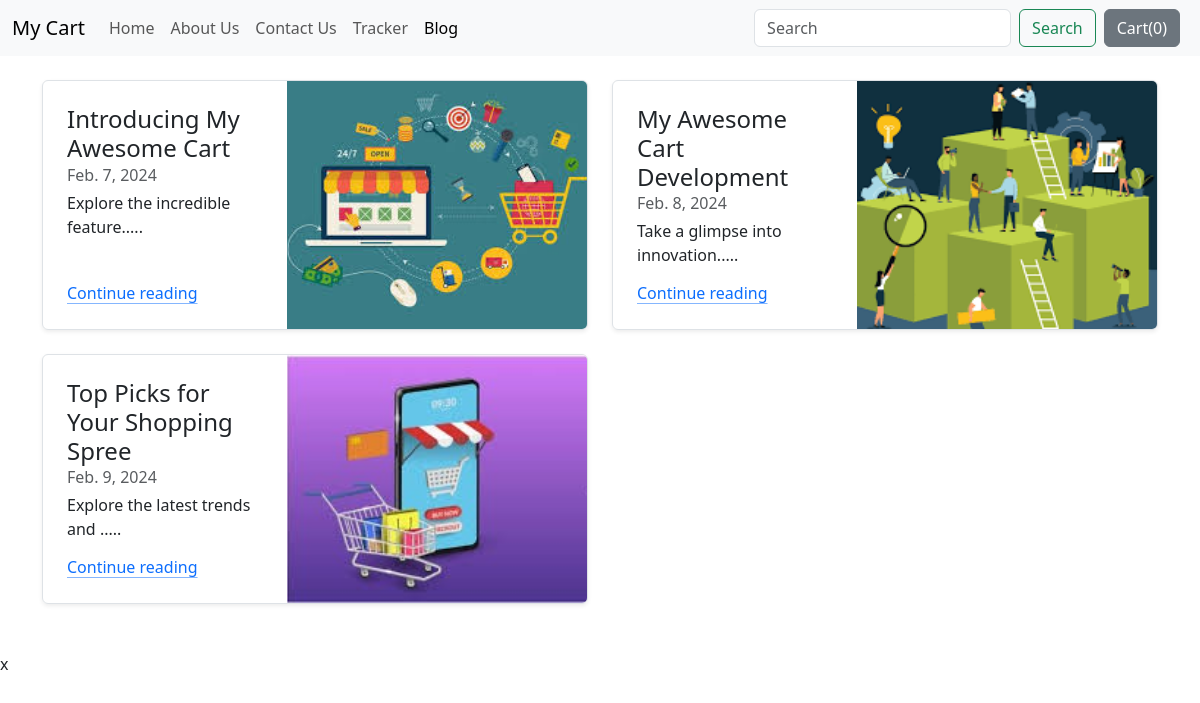
Screenshot of /blog/ with the database file from the repository.
### Blog/models.py (models this page shows, shortened)
class blogposttt(models.Model):
    post_id=models.AutoField(primary_key=True)
    title=models.CharField(max_length=50)
    head1=models.CharField(max_length=50)
    chead1=models.CharField(max_length=500)
    head2=models.CharField(max_length=50)
    chead2=models.CharField(max_length=500)
    head3=models.CharField(max_length=50)
    chead3=models.CharField(max_length=500)
    publish_date=models.DateField()
    thumbnail=models.ImageField(upload_to="Blog/images",default="")

### Blog/views.py (the view)
# urls.py: path('',views.index,name='blog'),
def index(request):
    post=blogposttt.objects.all()
    return render(request,'blog/index.html',{'post':post})

### Blog/Templates/blog/index.html (shortened to what this page needs)
{% extends 'blog/basic.html' %}
{% block body %}
<div class="container my-4">
    <div class="row mb-2">
        {% for i in post %}
        <div class="col-md-6">
          <div style="height: 250px;" class="row g-0 border rounded overflow-hidden flex-md-row mb-4 shadow-sm h-md-250 position-relative">
            <div class="col p-4 d-flex flex-column position-static">
              <h4 class="mb-0">{{i.title}}</h4>
              <div class="mb-1 text-body-secondary">{{i.publish_date}}</div>
              <p class="card-text mb-auto">{{i.chead1|slice:"0:30"}}.....</p>
              <a href="blogpost/{{i.post_id}}" class="icon-link gap-1 icon-link-hover stretched-link">
                Continue reading
                <svg class="bi"><use xlink:href="#chevron-right"></use></svg>
              </a>
            </div>
            <div style="width: 300px;" class="col-auto d-none d-lg-block">
                {% if i.thumbnail %}
                    <img src="/media/{{i.thumbnail}}" style="object-fit: cover; width:100%; height:100%;" alt="{{ i.title }}" class="img-fluid">
                {% endif %}
            </div>
          </div>
        </div>
        {% endfor %}
        </div>
</div>
x
{% endblock %}

### Blog/Templates/blog/basic.html (shortened to what this page needs)
<!doctype html>
<html lang="en">
  <head>
    <link href="https://cdn.jsdelivr.net/npm/bootstrap@5.3.1/dist/css/bootstrap.min.css" rel="stylesheet">
  </head>
  <body>
    <nav class="navbar navbar-expand-lg bg-body-tertiary">
      <div class="container-fluid">
        <a class="navbar-brand" href="/shop">My Cart</a>
        <div class="collapse navbar-collapse" id="navbarSupportedContent">
          <ul class="navbar-nav me-auto mb-2 mb-lg-0">
            <li class="nav-item">
              <a class="nav-link {% if active_tab == 'home' %}active{% endif %}" aria-current="page" href="/shop">Home</a>
            </li>
            <li class="nav-item">
              <a class="nav-link {% if active_tab == 'about' %}active{% endif %}" href="/shop/about">About Us</a>
            </li>
            <li class="nav-item">
              <a class="nav-link {% if active_tab == 'contact' %}active{% endif %}" href="/shop/contact">Contact Us</a>
            </li>
            <li class="nav-item">
              <a class="nav-link {% if active_tab == 'tracker' %}active{% endif %}" href="/shop/tracker">Tracker</a>
            </li>
            <li class="nav-item">
              <a class="nav-link" href="/blog"><span style="color: black;" id="blog">Blog</span></a>
            </li>
          </ul>
          <form class="d-flex" role="search">
            <input class="form-control me-2" type="search" placeholder="Search" aria-label="Search">
            <button class="btn btn-outline-success" type="submit">Search</button>
          </form>
          <button type="button" id="cartbtn" onclick="toggleDiv()" class="btn btn-secondary mx-2">Cart(<span id="cart">0</span>)</button>
        </div>
      </div>
    </nav>
    {% block body %} {% endblock %}
  </body>
</html>

### rows the page displays
blogposttt: title "Introducing My Awesome Cart", publish_date "Feb. 7, 2024", chead1 "Explore the incredible feature", thumbnail (picture)
blogposttt: title "My Awesome Cart Development", publish_date "Feb. 8, 2024", chead1 "Take a glimpse into innovation", thumbnail (picture)
blogposttt: title "Top Picks for Your Shopping Spree", publish_date "Feb. 9, 2024", chead1 "Explore the latest trends and", thumbnail (picture)
